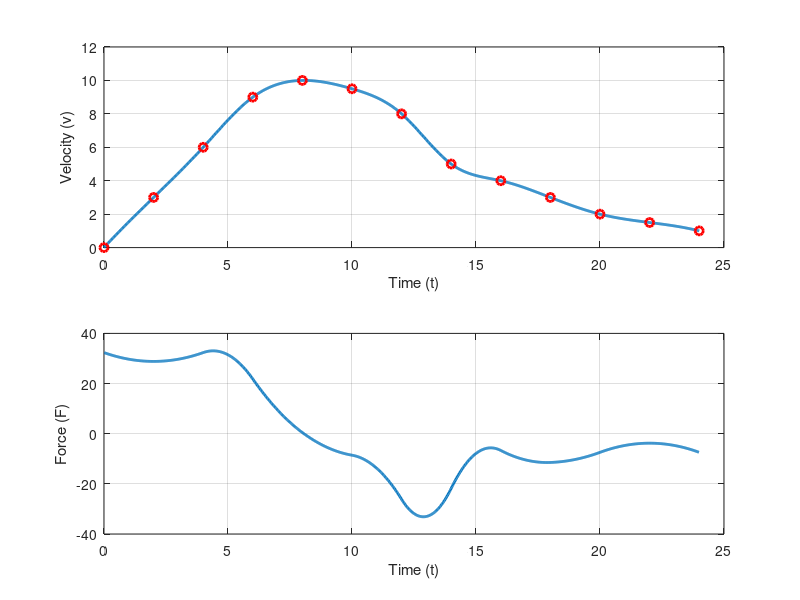

Reproduce this figure in MATLAB.
clc;
clear;
close all;

m=20;

t=0:2:24;
v=[0 3 6 9 10 9.5 8 5 4 3 2 1.5 1];

tt=linspace(t(1),t(end),1000);

% p=polyfit(t,v,5);
% vv=polyval(p,tt);

vv=spline(t,v,tt);

aa=diff(vv)./diff(tt);
tta=(tt(1:end-1)+tt(2:end))/2;

F=m*aa;

figure;

subplot(2,1,1);
plot(tt,vv,'LineWidth',2);
hold on;
plot(t,v,'ro','LineWidth',2);
xlabel('Time (t)');
ylabel('Velocity (v)');
grid on;

subplot(2,1,2);
plot(tta,F,'LineWidth',2);
xlabel('Time (t)');
ylabel('Force (F)');
grid on;


